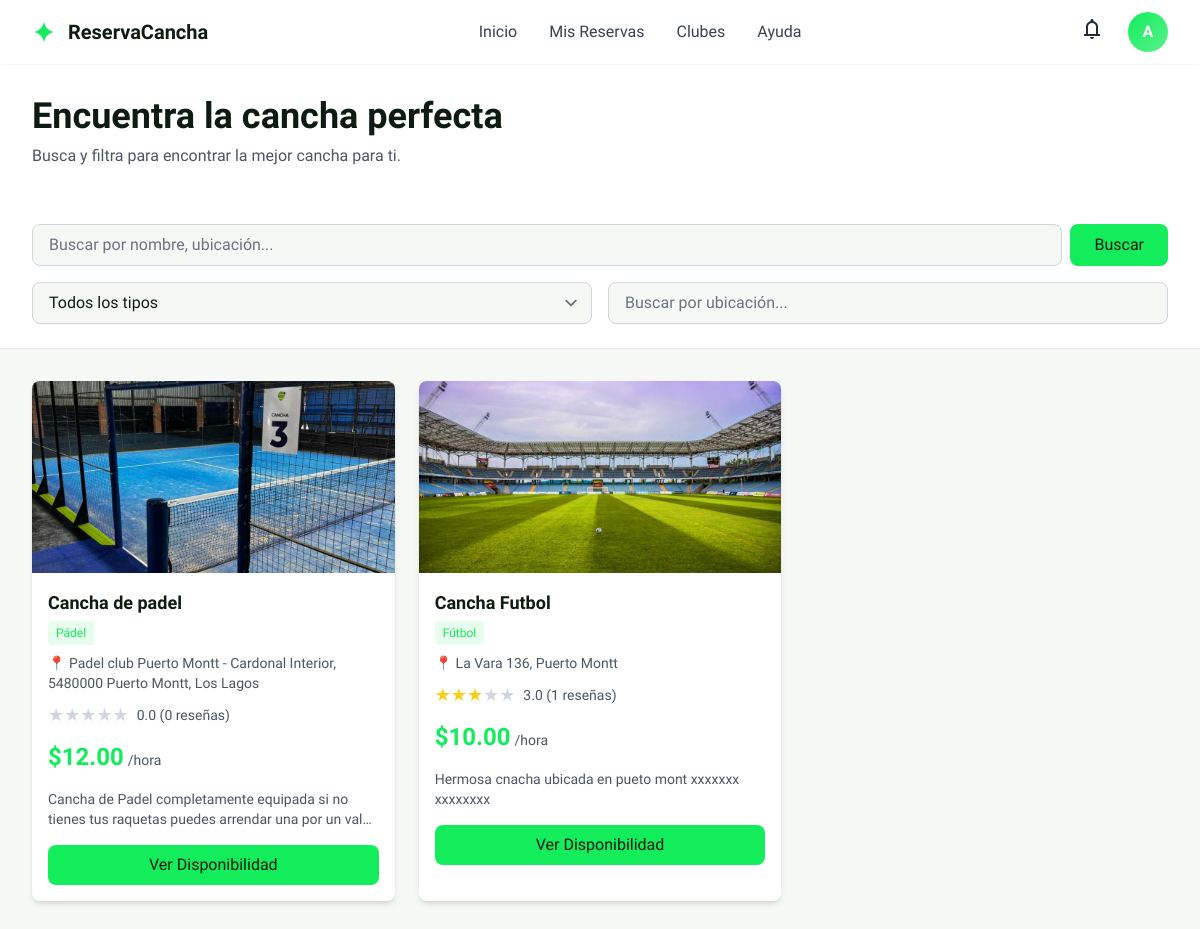
Screenshot of /home/ (signed in) with the database file from the repository.
### Booking/models.py (models this page shows, shortened)
class Cancha(models.Model):
    TIPOS_CANCHA = [
        ('futbol', 'Fútbol'),
        ('tenis', 'Tenis'),
        ('padel', 'Pádel'),
        ('basquetbol', 'Básquetbol'),
        ('voleibol', 'Voleibol'),
    ]
    nombre = models.CharField(max_length=200)
    descripcion = models.TextField()
    tipo = models.CharField(max_length=20, choices=TIPOS_CANCHA)
    ubicacion = models.CharField(max_length=300)
    precio_por_hora = models.DecimalField(max_digits=8, decimal_places=2, validators=[MinValueValidator(0)])
    imagen = models.ImageField(upload_to='canchas/', blank=True, null=True)
    disponible = models.BooleanField(default=True)
    calificacion = models.FloatField(default=0, validators=[MinValueValidator(0), MaxValueValidator(5)])
    total_resenas = models.IntegerField(default=0)
    capacidad = models.IntegerField(default=10)
    creado = models.DateTimeField(auto_now_add=True)
    actualizado = models.DateTimeField(auto_now=True)
    class Meta:
        ordering = ['-creado']
        verbose_name_plural = "Canchas"

### Booking/views.py (the view)
# urls.py: path('', views.home, name='booking_home'),
@login_required(login_url='autenticacion')
def home(request):
    canchas = Cancha.objects.filter(disponible=True)
    tipo = request.GET.get('tipo')
    ubicacion = request.GET.get('ubicacion')
    busqueda = request.GET.get('busqueda')
    if tipo:
        canchas = canchas.filter(tipo=tipo)
    if ubicacion:
        canchas = canchas.filter(ubicacion__icontains=ubicacion)
    if busqueda:
        canchas = canchas.filter(
            Q(nombre__icontains=busqueda) |
            Q(descripcion__icontains=busqueda) |
            Q(ubicacion__icontains=busqueda)
        )
    tipos_disponibles = Cancha.TIPOS_CANCHA
    context = {
        'canchas': canchas,
        'tipos_disponibles': tipos_disponibles,
        'tipo_seleccionado': tipo,
        'ubicacion_seleccionada': ubicacion,
    }
    return render(request, 'booking/home.html', context)

### Booking/templates/booking/home.html (shortened to what this page needs)
{% extends 'booking/base.html' %}
{% block content %}
<div class="min-h-screen bg-background-light dark:bg-background-dark">
    <div class="bg-white dark:bg-[#182c1e] shadow-sm">
        <div class="max-w-7xl mx-auto px-4 sm:px-6 lg:px-8 py-8">
            <h1 class="text-4xl font-bold text-[#0d1b12] dark:text-white mb-2">Encuentra la cancha perfecta</h1>
            <p class="text-gray-600 dark:text-gray-400">Busca y filtra para encontrar la mejor cancha para ti.</p>
        </div>
    </div>
    <div class="bg-white dark:bg-[#182c1e] border-b border-gray-200 dark:border-gray-700">
        <div class="max-w-7xl mx-auto px-4 sm:px-6 lg:px-8 py-6">
            <form method="GET" class="space-y-4">
                <div class="flex gap-2">
                    <input type="text" name="busqueda" placeholder="Buscar por nombre, ubicación..."
                           value="{{ request.GET.busqueda }}"
                           class="flex-1 px-4 py-2 border border-gray-300 dark:border-gray-600 rounded-lg focus:outline-none focus:ring-2 focus:ring-primary/50 bg-background-light dark:bg-background-dark text-[#0d1b12] dark:text-white">
                    <button type="submit" class="px-6 py-2 bg-primary text-[#0d1b12] rounded-lg font-medium hover:opacity-90 transition">
                        Buscar
                    </button>
                </div>
                <div class="grid grid-cols-1 sm:grid-cols-2 gap-4">
                    <select name="tipo" class="px-4 py-2 border border-gray-300 dark:border-gray-600 rounded-lg focus:outline-none focus:ring-2 focus:ring-primary/50 bg-background-light dark:bg-background-dark text-[#0d1b12] dark:text-white">
                        <option value="">Todos los tipos</option>
                    </select>
                    <input type="text" name="ubicacion" placeholder="Buscar por ubicación..."
                           value="{{ request.GET.ubicacion }}"
                           class="px-4 py-2 border border-gray-300 dark:border-gray-600 rounded-lg focus:outline-none focus:ring-2 focus:ring-primary/50 bg-background-light dark:bg-background-dark text-[#0d1b12] dark:text-white">
                </div>
            </form>
        </div>
    </div>
    <div class="max-w-7xl mx-auto px-4 sm:px-6 lg:px-8 py-8">
        {% if canchas %}
            <div class="grid grid-cols-1 sm:grid-cols-2 lg:grid-cols-3 gap-6">
                {% for cancha in canchas %}
                    <div class="bg-white dark:bg-[#182c1e] rounded-lg overflow-hidden shadow-md hover:shadow-lg transition">
                        {% if cancha.imagen %}
                            <img src="{{ cancha.imagen.url }}" alt="{{ cancha.nombre }}" class="w-full h-48 object-cover">
                        {% else %}
                            <div class="w-full h-48 bg-gradient-to-br from-primary/20 to-primary/10 flex items-center justify-center">
                                <span class="text-gray-400 text-lg">Sin imagen</span>
                            </div>
                        {% endif %}
                        <div class="p-4">
                            <div class="mb-2">
                                <h3 class="text-lg font-bold text-[#0d1b12] dark:text-white">{{ cancha.nombre }}</h3>
                                <span class="inline-block text-xs font-medium text-primary bg-primary/10 px-2 py-1 rounded mt-1">
                                    {{ cancha.get_tipo_display }}
                                </span>
                            </div>
                            <p class="text-sm text-gray-600 dark:text-gray-400 mb-2">
                                📍 {{ cancha.ubicacion }}
                            </p>
                            <div class="flex items-center gap-2 mb-3">
                                <div class="flex text-yellow-400">
                                    {% for i in "12345" %}
                                        {% if i|add:0 <= cancha.calificacion %}
                                            <span class="text-lg">★</span>
                                        {% else %}
                                            <span class="text-lg text-gray-300">★</span>
                                        {% endif %}
                                    {% endfor %}
                                </div>
                                <span class="text-sm text-gray-600 dark:text-gray-400">
                                    {{ cancha.calificacion }} ({{ cancha.total_resenas }} reseñas)
                                </span>
                            </div>
                            <div class="mb-4">
                                <span class="text-2xl font-bold text-primary">${{ cancha.precio_por_hora }}</span>
                                <span class="text-sm text-gray-600 dark:text-gray-400">/hora</span>
                            </div>
                            <p class="text-sm text-gray-600 dark:text-gray-400 mb-4 line-clamp-2">
                                {{ cancha.descripcion }}
                            </p>
                            <a href="{% url 'detalle_cancha' cancha.id %}" class="block w-full text-center px-4 py-2 bg-primary text-[#0d1b12] rounded-lg font-medium hover:opacity-90 transition">
                                Ver Disponibilidad
                            </a>
                        </div>
                    </div>
                {% endfor %}
            </div>
        {% else %}
            <div class="text-center py-12">
                <p class="text-gray-600 dark:text-gray-400 text-lg">No se encontraron canchas disponibles</p>
                <a href="{% url 'booking_home' %}" class="inline-block mt-4 text-primary hover:underline">Limpiar filtros</a>
            </div>
        {% endif %}
    </div>
</div>
{% endblock %}

### Booking/templates/booking/base.html (shortened to what this page needs)
<!DOCTYPE html>
<html class="light" lang="es">
<head>
    <script src="https://cdn.tailwindcss.com?plugins=forms,container-queries"></script>
    <script id="tailwind-config">
        tailwind.config = {
            darkMode: "class",
            theme: {
                extend: {
                    colors: {
                        "primary": "#13ec5b",
                        "background-light": "#f6f8f6",
                        "background-dark": "#102216",
                    },
                    fontFamily: {
                        "display": ["Lexend", "sans-serif"]
                    },
                    borderRadius: {"DEFAULT": "0.25rem", "lg": "0.5rem", "xl": "0.75rem", "full": "9999px"},
                },
            },
        }
    </script>
</head>
<body class="bg-background-light dark:bg-background-dark font-display text-gray-800 dark:text-gray-200">
<div class="relative flex h-auto min-h-screen w-full flex-col group/design-root overflow-x-hidden">
    <nav class="bg-white dark:bg-[#182c1e] shadow-sm sticky top-0 z-50">
        <div class="max-w-7xl mx-auto px-4 sm:px-6 lg:px-8">
            <div class="flex justify-between items-center h-16">
                <div class="flex items-center gap-3">
                    <div class="size-6 text-primary">
                        <svg fill="none" viewBox="0 0 48 48" xmlns="http://www.w3.org/2000/svg">
                            <path d="M24 4C25.7818 14.2173 33.7827 22.2182 44 24C33.7827 25.7818 25.7818 33.7827 24 44C22.2182 33.7827 14.2173 25.7818 4 24C14.2173 22.2182 22.2182 14.2173 24 4Z" fill="currentColor"></path>
                        </svg>
                    </div>
                    <a href="{% url 'booking_home' %}" class="text-xl font-bold text-[#0d1b12] dark:text-white">ReservaCancha</a>
                </div>
                <div class="hidden md:flex items-center gap-8">
                    <a href="{% url 'booking_home' %}" class="text-gray-700 dark:text-gray-300 hover:text-primary transition">Inicio</a>
                    <a href="{% url 'mis_reservas' %}" class="text-gray-700 dark:text-gray-300 hover:text-primary transition">Mis Reservas</a>
                    <a href="#" class="text-gray-700 dark:text-gray-300 hover:text-primary transition">Clubes</a>
                    <a href="{% url 'contacto' %}" class="text-gray-700 dark:text-gray-300 hover:text-primary transition">Ayuda</a>
                </div>
                <div class="flex items-center gap-4">
                    <button class="p-2 hover:bg-gray-100 dark:hover:bg-gray-800 rounded-full">
                        <span class="material-symbols-outlined">notifications</span>
                    </button>
                    <div class="relative group">
                        <button class="w-10 h-10 rounded-full bg-gradient-to-br from-primary to-primary/70 text-white font-bold flex items-center justify-center hover:opacity-90">
                            {{ user.username|first|upper }}
                        </button>
                    </div>
                </div>
            </div>
        </div>
    </nav>
    <main class="flex-grow">
        {% block content %}{% endblock %}
    </main>
</div>
</body>
</html>

### Booking/templates/booking/base.html (style rules this page uses)
.material-symbols-outlined { font-variation-settings: 'FILL' 0, 'wght' 400, 'GRAD' 0, 'opsz' 24; }
html { scroll-behavior: smooth; }

### rows the page displays
Cancha: imagen (picture), nombre "Cancha de padel", tipo "Pádel", ubicacion "Padel club Puerto Montt - Cardonal Interior, 5480000 Puerto Montt, Los Lagos", calificacion "0.0", total_resenas "0", precio_por_hora "12.00", descripcion "Cancha de Padel completamente equipada si no tienes tus raquetas puedes arrendar una por un…"
Cancha: imagen (placeholder picture), nombre "Cancha Futbol", tipo "Fútbol", ubicacion "La Vara 136, Puerto Montt", calificacion "3.0", total_resenas "1", precio_por_hora "10.00", descripcion "Hermosa cnacha ubicada en pueto mont xxxxxxx xxxxxxxx"

### other values shown
{{ user.username|first|upper }} "A"
